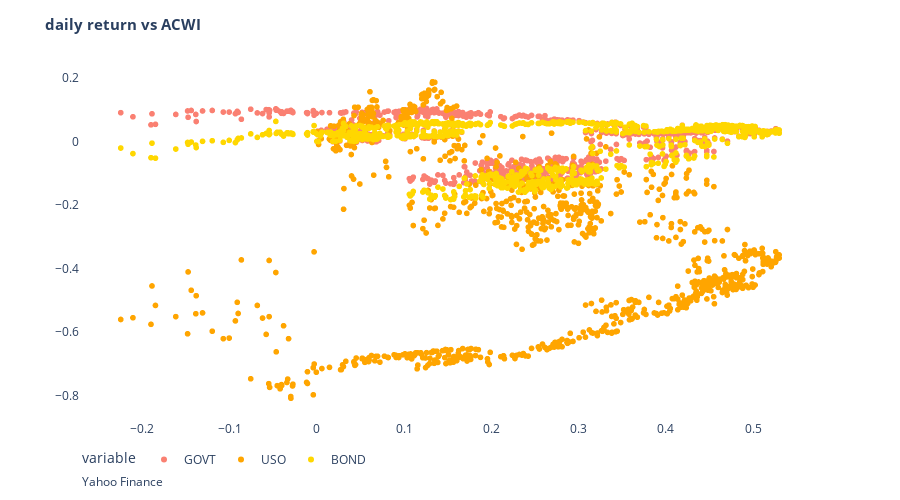

The notebook cell saved with this chart:
### Code cell
viz.scatter_plot(df_line, x='ACWI', y=['GOVT', 'USO', 'BOND'], title="<b>daily return vs ACWI<b>", data_source='Yahoo Finance')

### Figure 1 — Plotly figure (JSON) as saved in the notebook; plotly's stock layout.template omitted (floating-point values rounded to 4 significant figures; data arrays with more than 128 entries replaced by an {"elided": "..."} marker saying what was removed)
{"data": [{"hovertemplate": "variable=GOVT<br>ACWI=%{x}<br>value=%{y}<extra></extra>", "legendgroup": "GOVT", "marker": {"color": "salmon", "symbol": "circle"}, "mode": "markers", "name": "GOVT", "showlegend": true, "type": "scattergl", "x": {"elided": "949 float values"}, "xaxis": "x", "y": {"elided": "949 float values"}, "yaxis": "y"}, {"hovertemplate": "variable=USO<br>ACWI=%{x}<br>value=%{y}<extra></extra>", "legendgroup": "USO", "marker": {"color": "orange", "symbol": "circle"}, "mode": "markers", "name": "USO", "showlegend": true, "type": "scattergl", "x": {"elided": "949 float values"}, "xaxis": "x", "y": {"elided": "949 float values"}, "yaxis": "y"}, {"hovertemplate": "variable=BOND<br>ACWI=%{x}<br>value=%{y}<extra></extra>", "legendgroup": "BOND", "marker": {"color": "gold", "symbol": "circle"}, "mode": "markers", "name": "BOND", "showlegend": true, "type": "scattergl", "x": {"elided": "949 float values"}, "xaxis": "x", "y": {"elided": "949 float values"}, "yaxis": "y"}], "layout": {"annotations": [{"showarrow": false, "text": "Yahoo Finance", "x": 0, "xref": "paper", "y": -0.2, "yref": "paper"}], "autosize": true, "height": 500, "legend": {"orientation": "h", "title": {"text": "variable"}, "tracegroupgap": 0, "x": 0, "xanchor": "left", "y": -0.15, "yanchor": "bottom"}, "margin": {"t": 60}, "paper_bgcolor": "rgba(0,0,0,0)", "plot_bgcolor": "rgba(0,0,0,0)", "title": {"font": {"size": 15}, "text": "<b>daily return vs ACWI<b>"}, "xaxis": {"anchor": "y", "domain": [0, 1], "title": {}}, "yaxis": {"anchor": "x", "domain": [0, 1], "title": {}}}}
